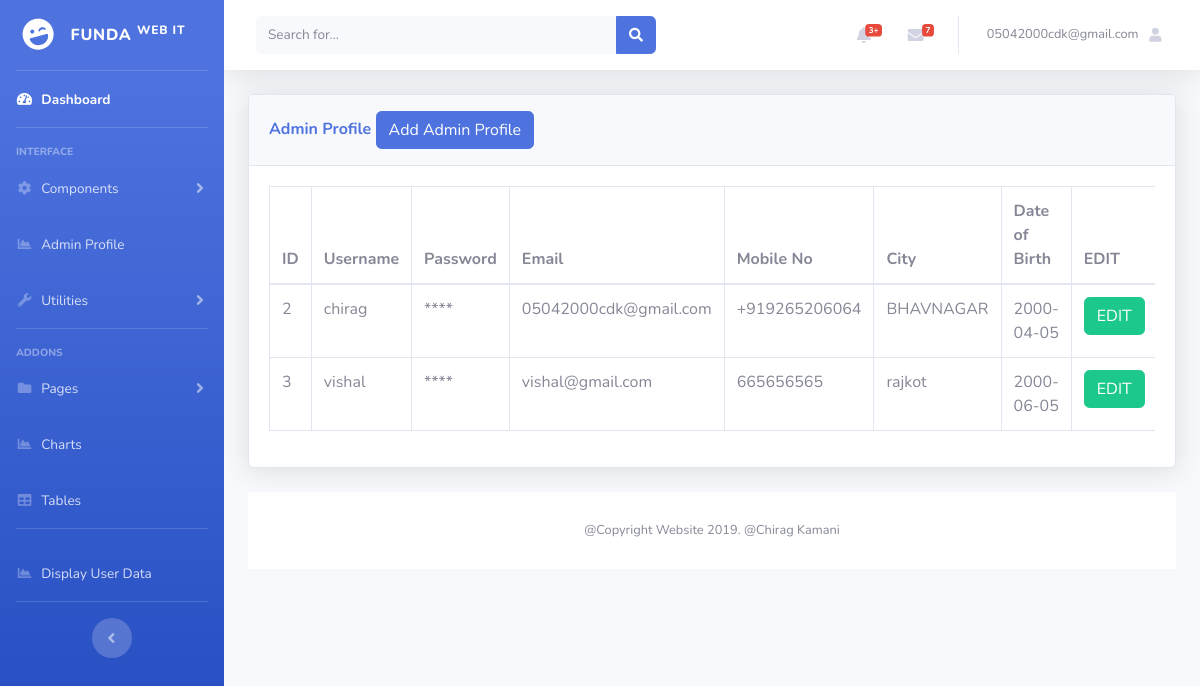
/register_admin.php (signed in), run on the app's committed database.
### tables this page shows
CREATE TABLE `register_admin` (
  `id` int(255) NOT NULL,
  `username` varchar(255) NOT NULL,
  `password` varchar(50) NOT NULL,
  `mobile_no` varchar(50) NOT NULL,
  `email` varchar(50) NOT NULL,
  `city` varchar(50) NOT NULL,
  `dob` date NOT NULL
);

### register_admin.php (the view, shortened to what this page needs)
<?php
include('includes/header.php');
include('includes/navbar.php');
?>
<div class="container-fluid">
<div class="card shadow mb-4">
  <div class="card-header py-3">
    <h6 class="m-0 font-weight-bold text-primary">Admin Profile
            <button type="button" class="btn btn-primary" data-toggle="modal" data-target="#addadminprofile">
              Add Admin Profile
            </button>
    </h6>
  </div>
  <div class="card-body">
    <div class="table-responsive">
        <?php
        $connection = mysqli_connect("localhost","root","","my_db");
         $query = "SELECT * FROM register_admin";
    $query_run = mysqli_query($connection, $query);
        ?>
      <table class="table table-bordered" id="dataTable" width="100%" cellspacing="0">
        <thead>
          <tr>
            <th> ID </th>
            <th> Username </th>
            <th>Password</th>
            <th>Email </th>
            <th>Mobile No </th>
            <th>City </th>
            <th>Date of Birth </th>
              <th>EDIT</th>
          </tr>
        </thead>
        <tbody>
     <?php
     if(mysqli_num_rows($query_run)>0)
     {
        while($row=mysqli_fetch_assoc($query_run))
        {
     ?>
          <tr>
            <td> <?php echo $row['id']; ?> </td>
            <td> <?php echo $row['username']; ?> </td>
            <td> **** </td>
            <td> <?php echo $row['email']; ?> </td>
            <td> <?php echo $row['mobile_no']; ?> </td>
            <td> <?php echo $row['city']; ?> </td>
            <td> <?php echo $row['dob']; ?> </td>
            <td>
                <form action="register_edit.php" method="post">
                <button type="submit" name="edit_btn" class="btn btn-success">EDIT</button>
                </form>
              </td>
          </tr>
          <?php
          }
     }
          else
          {
            echo "No Record Found";
          }
          ?>
        </tbody>
      </table>
    </div>
  </div>
</div>
<?php
include('includes/footer.php');
?>

### includes/header.php (shortened to what this page needs)
<!DOCTYPE html>
<html lang="en">
<head>
  <link href="vendor/fontawesome-free/css/all.min.css" rel="stylesheet" type="text/css">
  <link href="css/sb-admin-2.min.css" rel="stylesheet">
</head>
<body id="page-top">
  <div id="wrapper">

### includes/navbar.php (shortened to what this page needs)
   <ul class="navbar-nav bg-gradient-primary sidebar sidebar-dark accordion" id="accordionSidebar">
<a class="sidebar-brand d-flex align-items-center justify-content-center" href="index.php">
  <div class="sidebar-brand-icon rotate-n-15">
    <i class="fas fa-laugh-wink"></i>
  </div>
  <div class="sidebar-brand-text mx-3">FUNDA <sup>WEB IT</sup></div>
</a>
<hr class="sidebar-divider my-0">
<li class="nav-item active">
  <a class="nav-link" href="index.php">
    <i class="fas fa-fw fa-tachometer-alt"></i>
    <span>Dashboard</span></a>
</li>
<hr class="sidebar-divider">
<div class="sidebar-heading">
  Interface
</div>
<li class="nav-item">
  <a class="nav-link collapsed" href="#" data-toggle="collapse" data-target="#collapseTwo" aria-expanded="true" aria-controls="collapseTwo">
    <i class="fas fa-fw fa-cog"></i>
    <span>Components</span>
  </a>
</li>
<li class="nav-item">
  <a class="nav-link" href="register_admin.php">
    <i class="fas fa-fw fa-chart-area"></i>
    <span>Admin Profile</span></a>
</li>
<li class="nav-item">
  <a class="nav-link collapsed" href="#" data-toggle="collapse" data-target="#collapseUtilities" aria-expanded="true" aria-controls="collapseUtilities">
    <i class="fas fa-fw fa-wrench"></i>
    <span>Utilities</span>
  </a>
</li>
<hr class="sidebar-divider">
<div class="sidebar-heading">
  Addons
</div>
<li class="nav-item">
  <a class="nav-link collapsed" href="#" data-toggle="collapse" data-target="#collapsePages" aria-expanded="true" aria-controls="collapsePages">
    <i class="fas fa-fw fa-folder"></i>
    <span>Pages</span>
  </a>
</li>
<li class="nav-item">
  <a class="nav-link" href="#">
    <i class="fas fa-fw fa-chart-area"></i>
    <span>Charts</span></a>
</li>
<li class="nav-item">
  <a class="nav-link" href="#">
    <i class="fas fa-fw fa-table"></i>
    <span>Tables</span></a>
</li>
<hr class="sidebar-divider">
<li class="nav-item">
  <a class="nav-link" href="user_data.php">
    <i class="fas fa-fw fa-chart-area"></i>
    <span>Display User Data</span></a>
</li>
<hr class="sidebar-divider">
<div class="text-center d-none d-md-inline">
  <button class="rounded-circle border-0" id="sidebarToggle"></button>
</div>
</ul>
    <div id="content-wrapper" class="d-flex flex-column">
      <div id="content">
        <nav class="navbar navbar-expand navbar-light bg-white topbar mb-4 static-top shadow">
          <form class="d-none d-sm-inline-block form-inline mr-auto ml-md-3 my-2 my-md-0 mw-100 navbar-search">
            <div class="input-group">
              <input type="text" class="form-control bg-light border-0 small" placeholder="Search for..." aria-label="Search" aria-describedby="basic-addon2">
              <div class="input-group-append">
                <button class="btn btn-primary" type="button">
                  <i class="fas fa-search fa-sm"></i>
                </button>
              </div>
            </div>
          </form>
          <ul class="navbar-nav ml-auto">
            <li class="nav-item dropdown no-arrow mx-1">
              <a class="nav-link dropdown-toggle" href="#" id="alertsDropdown" role="button" data-toggle="dropdown" aria-haspopup="true" aria-expanded="false">
                <i class="fas fa-bell fa-fw"></i>
                <span class="badge badge-danger badge-counter">3+</span>
              </a>
            </li>
            <li class="nav-item dropdown no-arrow mx-1">
              <a class="nav-link dropdown-toggle" href="#" id="messagesDropdown" role="button" data-toggle="dropdown" aria-haspopup="true" aria-expanded="false">
                <i class="fas fa-envelope fa-fw"></i>
                <span class="badge badge-danger badge-counter">7</span>
              </a>
            </li>
            <li class="nav-item dropdown no-arrow">
              <a class="nav-link dropdown-toggle" href="#" id="userDropdown" role="button" data-toggle="dropdown" aria-haspopup="true" aria-expanded="false">
                <span class="mr-2 d-none d-lg-inline text-gray-600 small"><?php echo $_SESSION['user']; ?></span>
                <i class="fas fa-user fa-sm fa-fw mr-2 text-gray-400"></i>
              </a>
            </li>
          </ul>
        </nav>

### includes/footer.php
      <footer class="sticky-footer bg-white">
        <div class="container my-auto">
          <div class="copyright text-center my-auto">
            <span>@Copyright Website 2019.</span>
            <span>@Chirag Kamani</span>
          </div>
        </div>
      </footer>
    </div>
</body>
</html>

### includes/header.php (style rules this page uses)
body { background-color:#p3B874; }

### data on the page
register_admin: id "2", username "chirag", email "05042000cdk@gmail.com", mobile_no "+919265206064", city "BHAVNAGAR", dob "2000-04-05"
register_admin: id "3", username "vishal", email "vishal@gmail.com", mobile_no "665656565", city "rajkot", dob "2000-06-05"

### other printed values
$_SESSION['user'] "05042000cdk@gmail.com"
